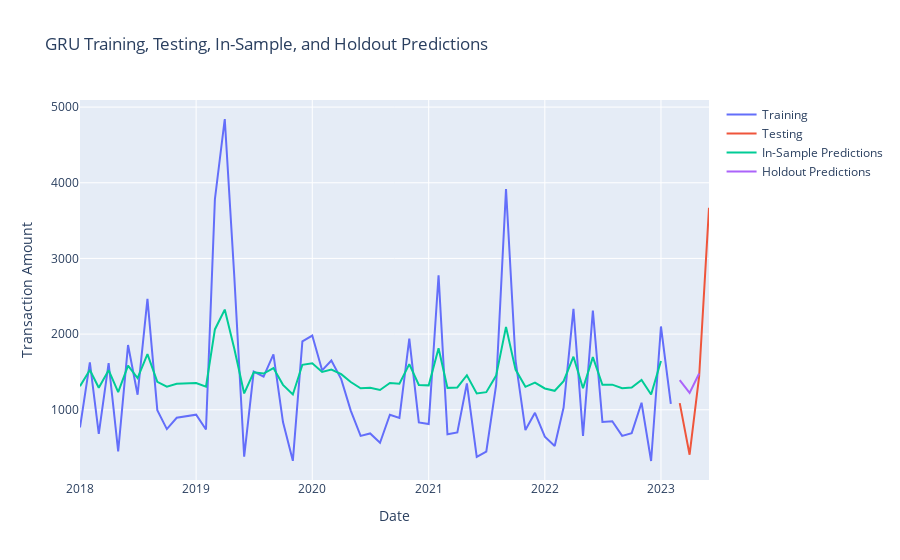

This figure's notebook cell:
### Code cell
import plotly.graph_objects as go

# Assuming you have the training values in train_data, testing values in test_data,
# in-sample predictions in in_sample_predictions, and holdout predictions in holdout_predictions

# Create a trace for the training values
trace_train = go.Scatter(
    x=train_data.index,
    y=train_data['transaction_amount'],
    mode='lines',
    name='Training'
)

# Create a trace for the testing values
trace_test = go.Scatter(
    x=test_data.index,
    y=test_data['transaction_amount'],
    mode='lines',
    name='Testing'
)

# Create a trace for the in-sample predictions
trace_insample = go.Scatter(
    x=train_data.index,
    y=gru_train_predictions,
    mode='lines',
    name='In-Sample Predictions'
)

# Create a trace for the holdout predictions
trace_holdout = go.Scatter(
    x=test_data.index,
    y=gru_test_predictions,
    mode='lines',
    name='Holdout Predictions'
)

# Create the data list for the plot
data = [trace_train, trace_test, trace_insample, trace_holdout]

# Create the layout for the plot
layout = go.Layout(
    title='GRU Training, Testing, In-Sample, and Holdout Predictions',
    xaxis=dict(title='Date'),
    yaxis=dict(title='Transaction Amount')
)

# Create the figure
fig = go.Figure(data=data, layout=layout)

# Show the figure
fig.show()
